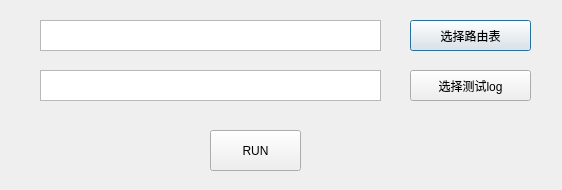
<?xml version="1.0" encoding="UTF-8"?>
<ui version="4.0">
 <class>TestReport</class>
 <widget class="QDialog" name="TestReport">
  <property name="geometry">
   <rect>
    <x>0</x>
    <y>0</y>
    <width>562</width>
    <height>190</height>
   </rect>
  </property>
  <property name="windowTitle">
   <string>kanwairen</string>
  </property>
  <widget class="QPushButton" name="pushButton">
   <property name="geometry">
    <rect>
     <x>410</x>
     <y>20</y>
     <width>121</width>
     <height>31</height>
    </rect>
   </property>
   <property name="text">
    <string>选择路由表</string>
   </property>
  </widget>
  <widget class="QTextBrowser" name="textBrowser">
   <property name="geometry">
    <rect>
     <x>40</x>
     <y>20</y>
     <width>341</width>
     <height>31</height>
    </rect>
   </property>
  </widget>
  <widget class="QPushButton" name="pushButton_2">
   <property name="geometry">
    <rect>
     <x>410</x>
     <y>70</y>
     <width>121</width>
     <height>31</height>
    </rect>
   </property>
   <property name="text">
    <string>选择测试log</string>
   </property>
  </widget>
  <widget class="QTextBrowser" name="textBrowser_2">
   <property name="geometry">
    <rect>
     <x>40</x>
     <y>70</y>
     <width>341</width>
     <height>31</height>
    </rect>
   </property>
  </widget>
  <widget class="QPushButton" name="pushButton_3">
   <property name="geometry">
    <rect>
     <x>210</x>
     <y>130</y>
     <width>91</width>
     <height>41</height>
    </rect>
   </property>
   <property name="text">
    <string>RUN</string>
   </property>
  </widget>
 </widget>
 <resources/>
 <connections>
  <connection>
   <sender>pushButton_3</sender>
   <signal>clicked()</signal>
   <receiver>TestReport</receiver>
   <slot>run()</slot>
   <hints>
    <hint type="sourcelabel">
     <x>259</x>
     <y>155</y>
    </hint>
    <hint type="destinationlabel">
     <x>359</x>
     <y>147</y>
    </hint>
   </hints>
  </connection>
  <connection>
   <sender>pushButton</sender>
   <signal>clicked()</signal>
   <receiver>TestReport</receiver>
   <slot>select_router_table()</slot>
   <hints>
    <hint type="sourcelabel">
     <x>467</x>
     <y>32</y>
    </hint>
    <hint type="destinationlabel">
     <x>397</x>
     <y>15</y>
    </hint>
   </hints>
  </connection>
  <connection>
   <sender>pushButton_2</sender>
   <signal>clicked()</signal>
   <receiver>TestReport</receiver>
   <slot>select_test_log()</slot>
   <hints>
    <hint type="sourcelabel">
     <x>446</x>
     <y>79</y>
    </hint>
    <hint type="destinationlabel">
     <x>519</x>
     <y>151</y>
    </hint>
   </hints>
  </connection>
 </connections>
 <slots>
  <slot>run()</slot>
  <slot>select_router_table()</slot>
  <slot>select_test_log()</slot>
 </slots>
</ui>
